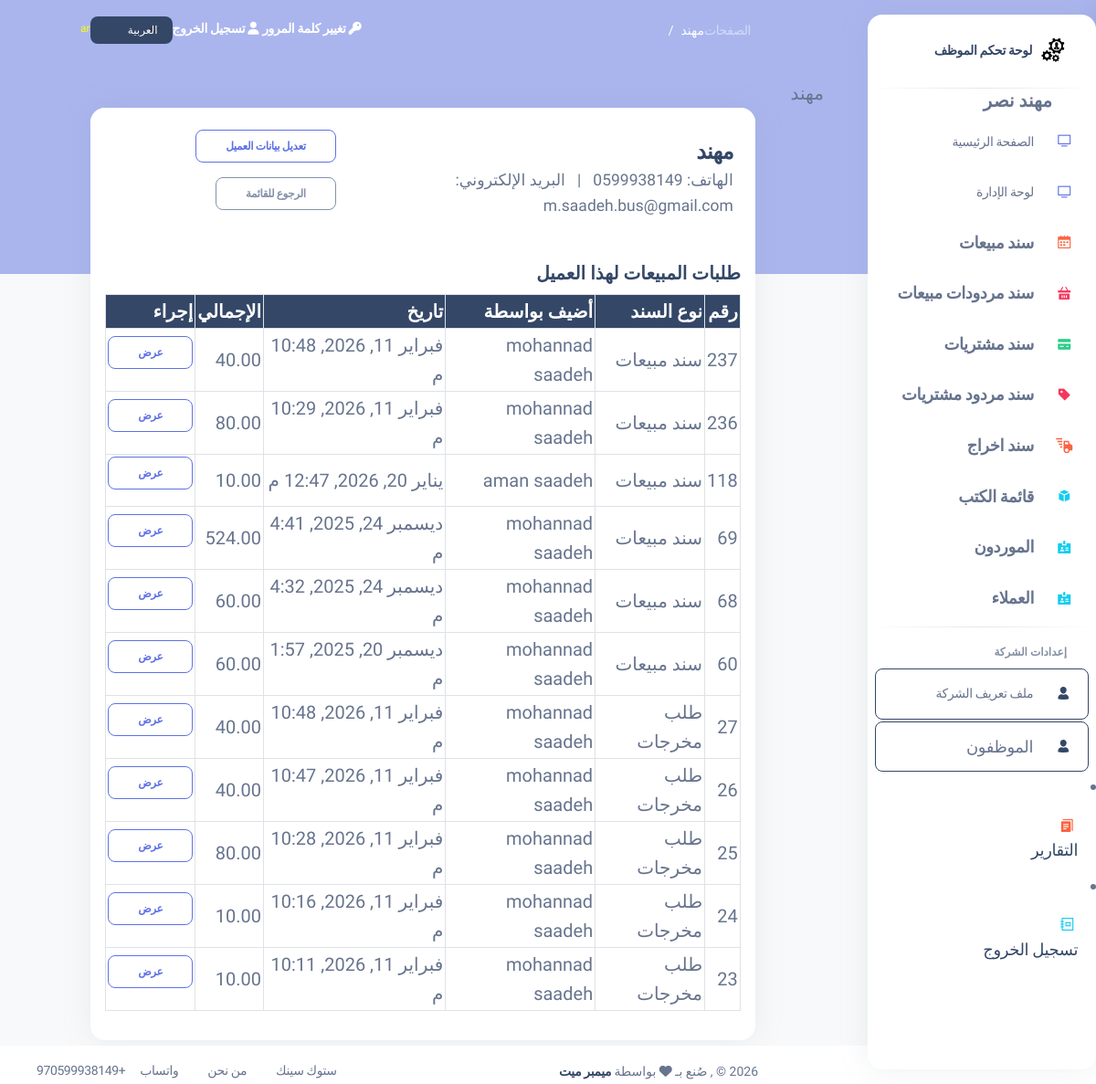
/customers/2/ (signed in), run on an earlier commit of the app's database.
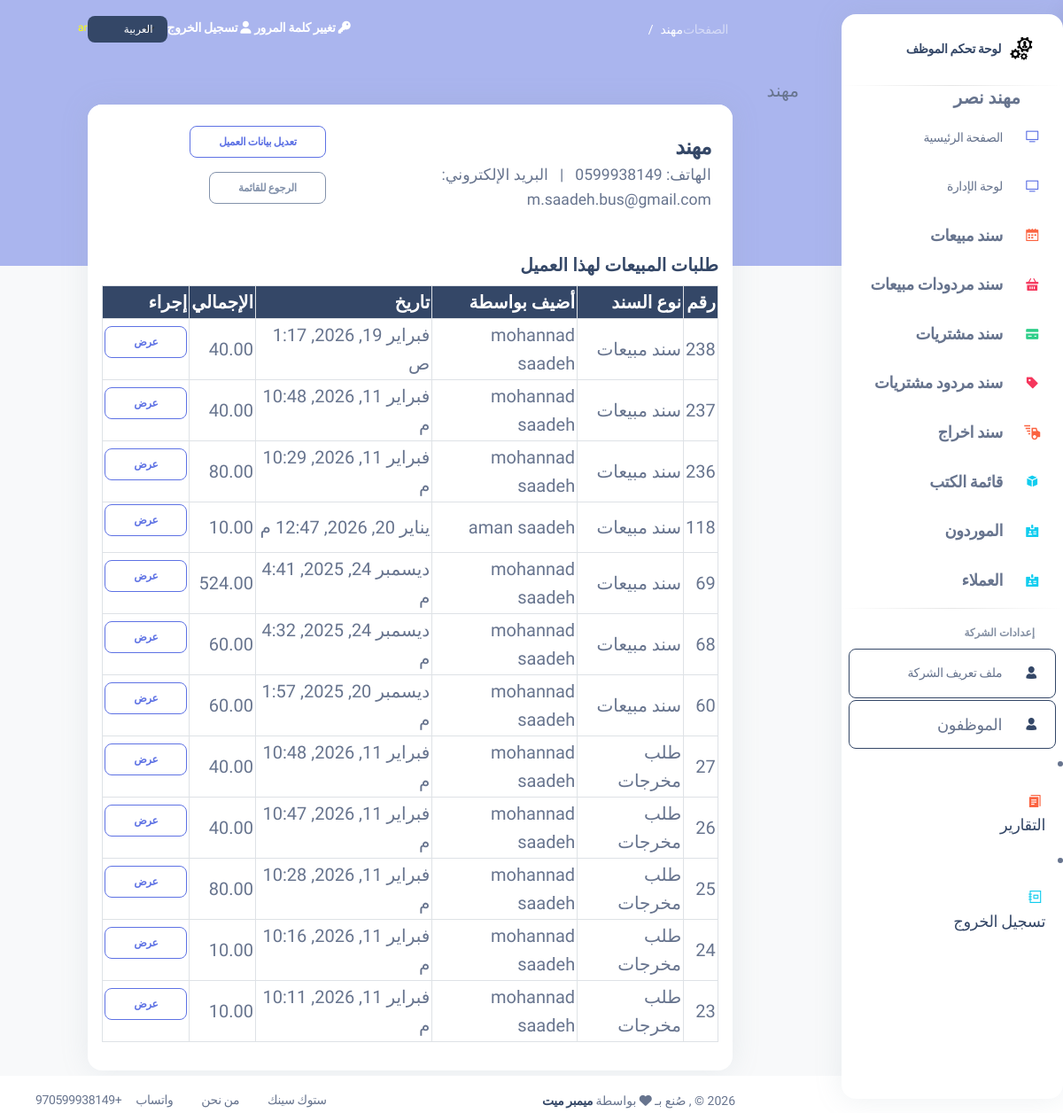
And on a later commit of the database.
### my_app/models.py (models this page shows, shortened)
class Employee(models.Model):
    first_name = models.CharField(max_length=255)
    last_name = models.CharField(max_length=255)
    email = models.EmailField(max_length=255)
    DOB = models.DateField()
    password = models.CharField(max_length=255)
    confirm_password = models.CharField(max_length=255)
    is_active = models.BooleanField(default=False)
    created_at = models.DateTimeField(auto_now_add=True)
    updated_at = models.DateTimeField(auto_now=True)
    objects = EmployeeManager()

class Customer(models.Model):
    name = models.CharField(max_length=255)
    phone = models.CharField(max_length=20, null=True)
    email = models.EmailField(max_length=255 , null=True)
    contact_info = models.TextField() # address, notes, etc.
    created_at = models.DateTimeField(auto_now_add=True)
    updated_at = models.DateTimeField(auto_now=True)

class Sale_order(models.Model):
    employee = models.ForeignKey(Employee , related_name="sale_orders", on_delete=models.CASCADE) # RESTRICT  deleted >>  dont delete the item or ( default="Default", on_delete=models.SET_DEFAULT)
    customer = models.ForeignKey('Customer', related_name='sales', on_delete=models.CASCADE, null=True, blank=True)
    currency = models.ForeignKey('Currency', on_delete=models.SET_NULL, null=True, blank=True, related_name='sales')
    total_amount = models.DecimalField(max_digits=10, decimal_places=2, default=0.00) #means the total amount of the order
    exchange_rate_to_base = models.DecimalField(max_digits=10, decimal_places=6, default=1.0)  # Exchange rate to base currency
    total_amount_base = models.DecimalField(max_digits=10, decimal_places=2, default=0.00)  # Total amount in base currency
    invoice_pay_method = models.CharField(max_length=10, choices=pay_choices, default='cash')  # Added field
    grand_total = models.DecimalField(max_digits=10, decimal_places=2, default=0.00)
    created_at = models.DateTimeField(auto_now_add=True)
    updated_at = models.DateTimeField(auto_now=True)
    objects = Sale_orderManager()

class Stock_Out_Voucher(models.Model ):
    employee = models.ForeignKey(Employee , related_name="Stock_Out_Vouchers", on_delete=models.CASCADE) # RESTRICT  deleted >>  dont delete the item or ( default="Default", on_delete=models.SET_DEFAULT)
    customer = models.ForeignKey('Customer', related_name='Stock_Out_Vouchers', on_delete=models.CASCADE, null=True, blank=True)
    currency = models.ForeignKey('Currency', related_name='Stock_Out_Vouchers', on_delete=models.SET_NULL, null=True, blank=True)
    exchange_rate_to_base = models.DecimalField(max_digits=10, decimal_places=6, default=1.00)  # rate to convert to base currency
    total_amount = models.DecimalField(max_digits=10, decimal_places=2, default=0.00) # the total amount of the invoice
    total_price_base = models.DecimalField(max_digits=10, decimal_places=2, default=0.00)  # total in base currency
    payment_method = models.CharField(max_length=10, choices=pay_choices, default='cash')
    invoice_pay_method = models.CharField(max_length=10, choices=pay_choices, default='cash')  # Added field
    grand_total = models.DecimalField(max_digits=10, decimal_places=2, default=0.00)
    created_at = models.DateTimeField(auto_now_add=True)
    updated_at = models.DateTimeField(auto_now=True)

### my_app/views.py (the view)
# urls.py: path('customers/<int:id>/', views.customer_detail, name='customer_detail'),
def customer_detail(request, id):
    try:
        customer = models.Customer.objects.get(id=id)
    except models.Customer.DoesNotExist:
        messages.error(request, _('Customer not found.'))
        return redirect('/customers')
    sales_qs = models.Sale_order.objects.filter(customer=customer).order_by('-created_at')
    stock_out_vouchers_qs = models.Stock_Out_Voucher.objects.filter(customer=customer).order_by('-created_at')
    page_number = request.GET.get('page')
    paginator = Paginator(sales_qs, 10)
    sales_page = paginator.get_page(page_number)
    context = {
        'customer': customer,
        'sales': sales_page,
        'employee': models.get_employee_by_id(request.session['employee_id']),
        'sales_paginator': paginator,
        'stock_outs': stock_out_vouchers_qs,
    }
    return render(request, 'customer_detail.html', context)

### my_app/templates/customer_detail.html (shortened to what this page needs)
{% extends 'layouts/base.html' %}
{% load i18n %}
{% block content %}
{% block page_name %}{{ customer.name }}{% endblock %}
<div class="row justify-content-center">
  <div class="col-lg-10 col-md-12">
    <div class="card mb-4">
      <div class="card-header d-flex justify-content-between align-items-center">
        <div>
          <h4 class="mb-0">{{ customer.name }}</h4>
          <div class="small text-muted">{% trans "Phone:" %} {{ customer.phone }} &nbsp; | &nbsp; {% trans "Email:" %} {{ customer.email }}</div>
        </div>
        <div>
          <a href="/customers/{{ customer.id }}/edit" class="btn btn-sm btn-outline-primary">{% trans "Edit Customer" %}</a>
          <a href="/customers" class="btn btn-sm btn-outline-secondary">{% trans "Back to list" %}</a>
        </div>
      </div>
      <div class="card-body">
        <h5>{% trans "Sales Orders for this customer" %}</h5>
        {% if sales %}
        <div class="table-responsive">
          <table class="table table-hover table-bordered align-middle">
            <thead class="table-dark">
              <tr>
                <th>{% trans "No." %}</th>
                <th>{% trans "Order Type" %}</th>
                <th>{% trans "Added by" %}</th>
                <th>{% trans "Date" %}</th>
                <th>{% trans "Total" %}</th>
                <th>{% trans "Action" %}</th>
              </tr>
            </thead>
            <tbody>
              {% for order in sales %}
              <tr>
                <td>{{ order.id }}</td>
                <td>{% trans "Sale Order" %}</td>
                <td>{{ order.employee.first_name }} {{ order.employee.last_name }}</td>
                <td>{{ order.created_at }}</td>
                <td>{{ order.total_amount }}</td>
                <td>
                  <a class="btn btn-sm btn-outline-primary" href="/view_sale_order/{{ order.id }}">{% trans "View" %}</a>
                </td>
              </tr>
              {% endfor %}
              {% for voucher in stock_outs %}
              <tr>
                <td>{{ voucher.id }}</td>
                <td>{% trans "Stock Out Order" %}</td>
                <td>{{ voucher.employee.first_name }} {{ voucher.employee.last_name }}</td>
                <td>{{ voucher.created_at }}</td>
                <td>{{ voucher.total_amount }}</td>
                <td>
                  <a class="btn btn-sm btn-outline-primary" href="/view_stock_out_invoice/{{ voucher.id }}">{% trans "View" %}</a>
                </td>
              </tr>
              {% endfor %}
            </tbody>
          </table>
        </div>
        {% else %}
          <div class="alert alert-info">{% trans "No sales orders found for this customer." %}</div>
        {% endif %}
      </div>
    </div>
  </div>
</div>
{% endblock content %}

### my_app/templates/includes/aside.html (shortened to what this page needs)
{% load static %}
{% load i18n %}
<aside class="sidenav bg-white navbar navbar-vertical navbar-expand-xs border-0 border-radius-xl my-3 {% if LANGUAGE_CODE == 'ar' %}fixed-end me-4{% else %}fixed-start ms-4{% endif %}" id="sidenav-main">
    <div class="sidenav-header">
        <a class="navbar-brand m-0" target="_blank">
        <img src="{% static 'img/logo.PNG' %}" class="navbar-brand-img h-100" alt="main_logo">
    <span class="ms-1 font-weight-bold">{% trans "Employee Dashboard" %}</span>
        </a>
        <hr class="horizontal dark mt-0">
    </div>
            <span class="nav-link-text ms-5">
                <b class="message_success" >{{employee.first_name}} {{employee.last_name}}</b>
            </span>
                <div id="sidenav-scrollbar">
        <ul class="navbar-nav" style="padding-right: 0">
        <li class="nav-item {% if request.path == '/index'   %} bg-gradient-success {% endif %}">
            <a class="nav-link " href="/index">
            <div class="icon icon-shape icon-sm border-radius-md text-center me-2 d-flex align-items-center justify-content-center">
                <i class="ni ni-tv-2 text-primary text-sm opacity-10"></i>
            </div>
            <span class="nav-link-text ms-1">{% trans "Main Page" %}</span>
            </a>
        </li>
        <li class="nav-item {% if request.path == '/index_dashboard'   %} bg-gradient-success {% endif %}">
            <a class="nav-link " href="/index_dashboard">
            <div class="icon icon-shape icon-sm border-radius-md text-center me-2 d-flex align-items-center justify-content-center">
                <i class="ni ni-tv-2 text-primary text-sm opacity-10"></i>
            </div>
            <span class="nav-link-text ms-1">{% trans "Dashboard Manage" %}</span>
            </a>
        </li>
        <li class="nav-item {% if request.path == '/sales' or 'view_sale_order' in request.path %} bg-gradient-success {% endif %}">
            <a class="nav-link " href="/sales">
            <div class="icon icon-shape icon-sm border-radius-md text-center me-2 d-flex align-items-center justify-content-center">
                <i class="ni ni-calendar-grid-58 text-warning text-sm opacity-10"></i>
            </div>
            <span class="nav-link-text ms-1" style="font-size:18px !important;"> <strong>{% trans "Sales Orders" %}</strong></span>
            </a>
        </li>
                <li class="nav-item {% if request.path == '/return_sales' or 'view_return_sale' in request.path  %} bg-gradient-success {% endif %}">
            <a class="nav-link " href="/return_sales">
            <div class="icon icon-shape icon-sm border-radius-md text-center me-2 d-flex align-items-center justify-content-center">
                <i class="ni ni-basket text-danger text-sm opacity-10"></i>
            </div>
            <span class="nav-link-text ms-1" style="font-size:18px !important;"><strong>{% trans "Return Sales" %}</strong></span>
            </a>
        </li>
        <li class="nav-item {% if request.path == '/purchases' or 'view_purchase_invoice' in request.path  %} bg-gradient-success {% endif %}">
            <a class="nav-link " href="/purchases">
            <div class="icon icon-shape icon-sm border-radius-md text-center me-2 d-flex align-items-center justify-content-center">
                <i class="ni ni-credit-card text-success text-sm opacity-10"></i>
            </div>
            <span class="nav-link-text ms-1" style="font-size:18px !important;"><strong>{% trans "Purchase Invoices" %}</strong></span>
            </a>
        </li>
        <li class="nav-item {% if request.path == '/return_purchases' or 'view_return_invoice' in request.path  %} bg-gradient-success {% endif %}">
            <a class="nav-link " href="/return_purchases">
            <div class="icon icon-shape icon-sm border-radius-md text-center me-2 d-flex align-items-center justify-content-center">
                <i class="ni ni-tag text-danger text-sm opacity-10"></i>
            </div>
            <span class="nav-link-text ms-1" style="font-size:18px !important;"><strong>{% trans "Return Purchases" %}</strong></span>
            </a>
        </li>
        <li class="nav-item {% if request.path == '/stock_out_voucher' or 'view_stock_out' in request.path %} bg-gradient-success {% endif %}">
            <a class="nav-link" href="/stock_out_voucher">
            <div class="icon icon-shape icon-sm border-radius-md text-center me-2 d-flex align-items-center justify-content-center">
                <i class="ni ni-delivery-fast text-warning text-lg opacity-10"></i>
            </div>
            <span class="nav-link-text ms-1" style="font-size:18px !important;"><strong>{% trans "Stock Out Voucher" %}</strong></span>
            </a>
        </li>
        <li class="nav-item {% if request.path == '/products/' or 'products' in request.path %} bg-gradient-success {% endif %}">
            <a class="nav-link " href="/products">
            <div class="icon icon-shape icon-sm border-radius-md text-center me-2 d-flex align-items-center justify-content-center">
                <i class="ni ni-app text-info text-sm opacity-10"></i>
            </div>
            <span class="nav-link-text ms-1" style="font-size:18px !important;"> <strong>{% trans "Product List" %}</strong></span>
            </a>
        </li>
        <li class="nav-item {% if request.path == '/suppliers' %} bg-gradient-success {% endif %}">
            <a class="nav-link " href="/suppliers">
            <div class="icon icon-shape icon-sm border-radius-md text-center me-2 d-flex align-items-center justify-content-center">
                <i class="ni ni-badge text-info text-sm opacity-10"></i>
            </div>
            <span class="nav-link-text ms-1" style="font-size:18px !important;"> <strong>{% trans "Suppliers" %}</strong></span>
            </a>
        </li>
        <li class="nav-item {% if request.path == '/customers' %} bg-gradient-success {% endif %}">
            <a class="nav-link " href="/customers">
            <div class="icon icon-shape icon-sm border-radius-md text-center me-2 d-flex align-items-center justify-content-center">
                <i class="ni ni-badge text-info text-sm opacity-10"></i>
            </div>
            <span class="nav-link-text ms-1" style="font-size:18px !important;"> <strong>{% trans "Customers" %}</strong></span>
            </a>
        </li>
        <hr class="horizontal dark my-1">
         <li class="nav-item mt-3">
            <h6 class="ps-4 ms-2 text-uppercase text-xs font-weight-bolder opacity-6">{% trans "Company Settings" %}</h6>
        </li>
        <li class="nav-item">
            <a class="nav-link btn btn-outline-dark {% if request.path == '/company_profile'   %} active me-2 {% endif %} " href="/company_profile">
            <div class="icon icon-shape icon-sm border-radius-md text-center me-2 d-flex align-items-center justify-content-center">
                <i class="ni ni-single-02 text-dark text-sm opacity-10"></i>
            </div>
            <span class="nav-link-text ms-1">{% trans "Company Profile" %}</span>
            </a>
        </li>
        <li class="nav-item">
            <a class="nav-link btn btn-outline-dark  {% if request.path == '/employees'   %} active me-2 {% endif %}" href="/employees">
            <div class="icon icon-shape icon-sm border-radius-md text-center me-2 d-flex align-items-center justify-content-center">
                <i class="ni ni-single-02 text-dark text-sm opacity-10"></i>
            </div>
            <span class="nav-link-text ms-1" style="font-size:18px !important;">{% trans "Employees" %}</span>
            </a>
        </li>
            </ul>
            </div>
        <li class="nav-item {% if request.path == '/employee_reports'   %} bg-gradient-success {% endif %}">
            <a class="nav-link " href="/employee_reports">
            <div class="icon icon-shape icon-sm border-radius-md text-center me-2 d-flex align-items-center justify-content-center">
                <i class="ni ni-single-copy-04 text-warning text-sm opacity-10"></i>
            </div>
            <span class="nav-link-text ms-1" style="font-size:18px !important;">{% trans "Reports" %}</span>
            </a>
        </li>
        <li class="nav-item">
            <a class="nav-link " href="/emp_logout">
            <div class="icon icon-shape icon-sm border-radius-md text-center me-2 d-flex align-items-center justify-content-center">
                <i class="ni ni-collection text-info text-sm opacity-10"></i>
            </div>
            <span class="nav-link-text ms-1" style="font-size:18px !important;">{% trans "Logout" %}</span>
            </a>
        </li>
</aside>

What changed in the data, as far as the page shows it:
added Sale_order: id "238", employee.first_name "mohannad", employee.last_name "saadeh", created_at "فبراير 19, 2026, 1:17 ص", total_amount "40.00"
